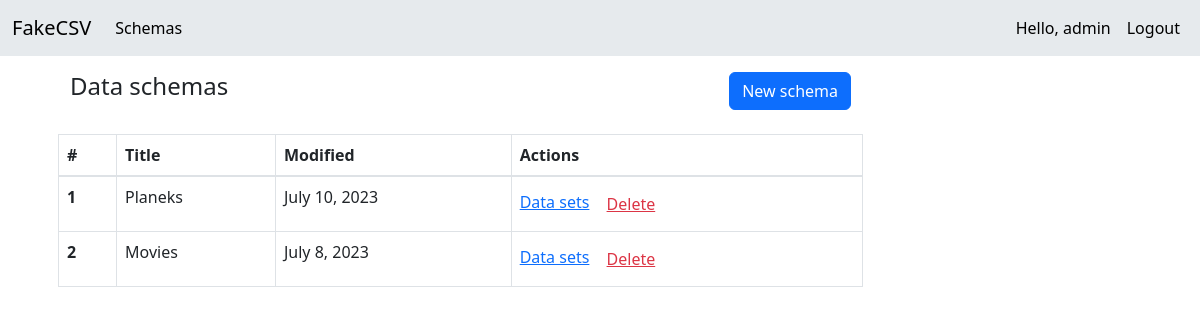
The page /data-schemas (signed in) on the database its author committed.
### CSV_converter/models.py (models this page shows, shortened)
class Schema(models.Model):
    user = models.ForeignKey(User, on_delete=models.CASCADE, default=1)
    name = models.CharField(max_length=255)
    column_separator = models.CharField(max_length=255)
    string_character = models.CharField(max_length=255)
    modified = models.DateField(auto_now=True)

### CSV_converter/views.py (the view, shortened to what this page needs)
# urls.py: path('data-schemas', views.data_schemas, name='data_schemas'),
@login_required
def data_schemas(request):
    data_schemas = Schema.objects.filter(user=request.user)
    data_schemas_dict = {'schemas': data_schemas}
    return render(request, "data_schemas.html", data_schemas_dict)

### CSV_converter/templates/data_schemas.html (shortened to what this page needs)
{% extends 'base.html' %}
{% load static %}
{% block content %}
<div class="col-sm-9 p-3">
    <div class="container text-left">
        <div class="row">
            <div class="col">
                <h4>Data schemas</h4>
            </div>
            <div class="col">
                <div class="d-grid gap-2 d-md-flex justify-content-md-end">
                    <a class="btn btn-primary" href="{% url 'new_schema' %}" role="button">New schema</a>
                </div>
            </div>
        </div>
    </div>
    <br>
    <table class="table table-bordered">
        <thead>
        <tr>
            <th scope="col">#</th>
            <th scope="col">Title</th>
            <th scope="col">Modified</th>
            <th scope="col">Actions</th>
        </tr>
        </thead>
        <tbody>
            <form method="post">
                {% for schema in schemas %}
                <tr id="schema-row-{{ schema.id }}">
                    <th scope="row">{{ forloop.counter }}</th>
                    <td name="title">{{ schema.name }}</td>
                    <td>{{ schema.modified }}</td>
                    <td>
                        <a href="{% url 'data_sets' name=schema.name %}">Data sets</a>
                        <button class="btn btn-link text-danger delete-schema-btn" data-schema-id="{{ schema.id }}" type="button">Delete</button>
                    </td>
                </tr>
                {% endfor %}
            </form>
        </tbody>
    </table>
</div>
{% endblock %}

### CSV_converter/templates/partials/_header.html (shortened to what this page needs)
<nav class="navbar navbar-expand-lg sticky-top" style="background-color: #e6eaed;" role="navigation">
    <div class="container-fluid">
      <span class="navbar-brand mb-0 h1">FakeCSV</span>
      <div class="collapse navbar-collapse" id="navbarSupportedContent">
        {% if user.is_authenticated %}
        <ul class="navbar-nav me-auto mb-2 mb-lg-0">
          <li class="nav-item">
            <a class="nav-link active" aria-current="page" href="{% url 'data_schemas' %}">Schemas</a>
          </li>
        </ul>
        <ul class="navbar-nav ml-auto">
            <li class="nav-item">
              <a class="nav-link active" aria-current="page" href="{% url 'profile' %}">Hello, {{ user.username }}</a>
            </li>
            <li class="nav-item">
              <a class="nav-link active" aria-current="page" href="{% url 'logout' %}">Logout</a>
            </li>
        </ul>
        {% endif %}
      </div>
    </div>
</nav>

### rows shown on the page
Schema: name "Planeks", modified "July 10, 2023"
Schema: name "Movies", modified "July 8, 2023"

### other values the page prints
{{ user.username }} "admin"
